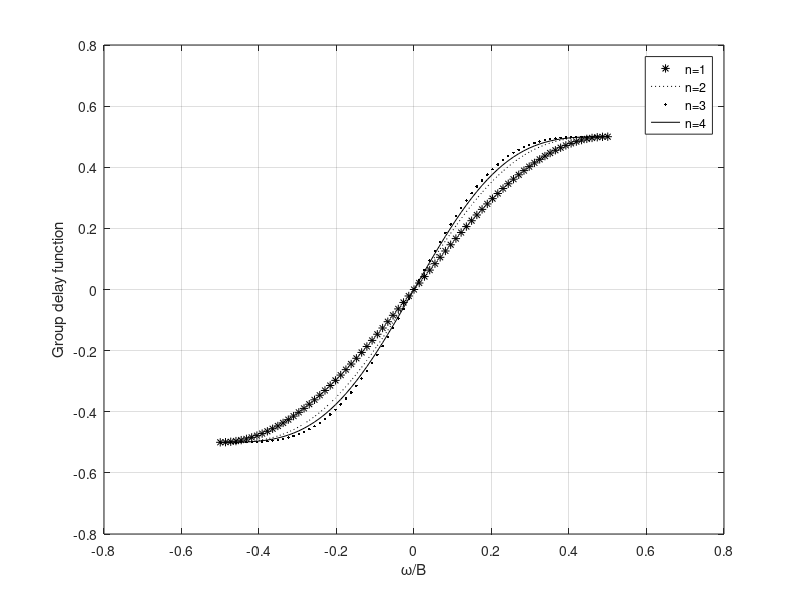

Source code (MATLAB):
clear all; close all;
delw = linspace(-.5,.5,75);
T1 = .5 .* sin(pi.*delw);
T2 = delw + (1/2/pi) .* sin(2*pi.*delw);
T3 = .25 .* (sin(pi.*delw)) .* ((cos(pi.*delw)).^2 + 2);
T4 = delw + (1/2/pi) .* sin(2*pi.*delw) + (2/3/pi) .* (cos(pi.*delw)).^3 .* sin(delw);
figure (1)
plot(delw,T1,'k*',delw,T2,'k:',delw,T3,'k.',delw,T4,'k');
grid
ylabel('Group delay function'); xlabel('\omega/B')
legend('n=1','n=2','n=3','n=4')